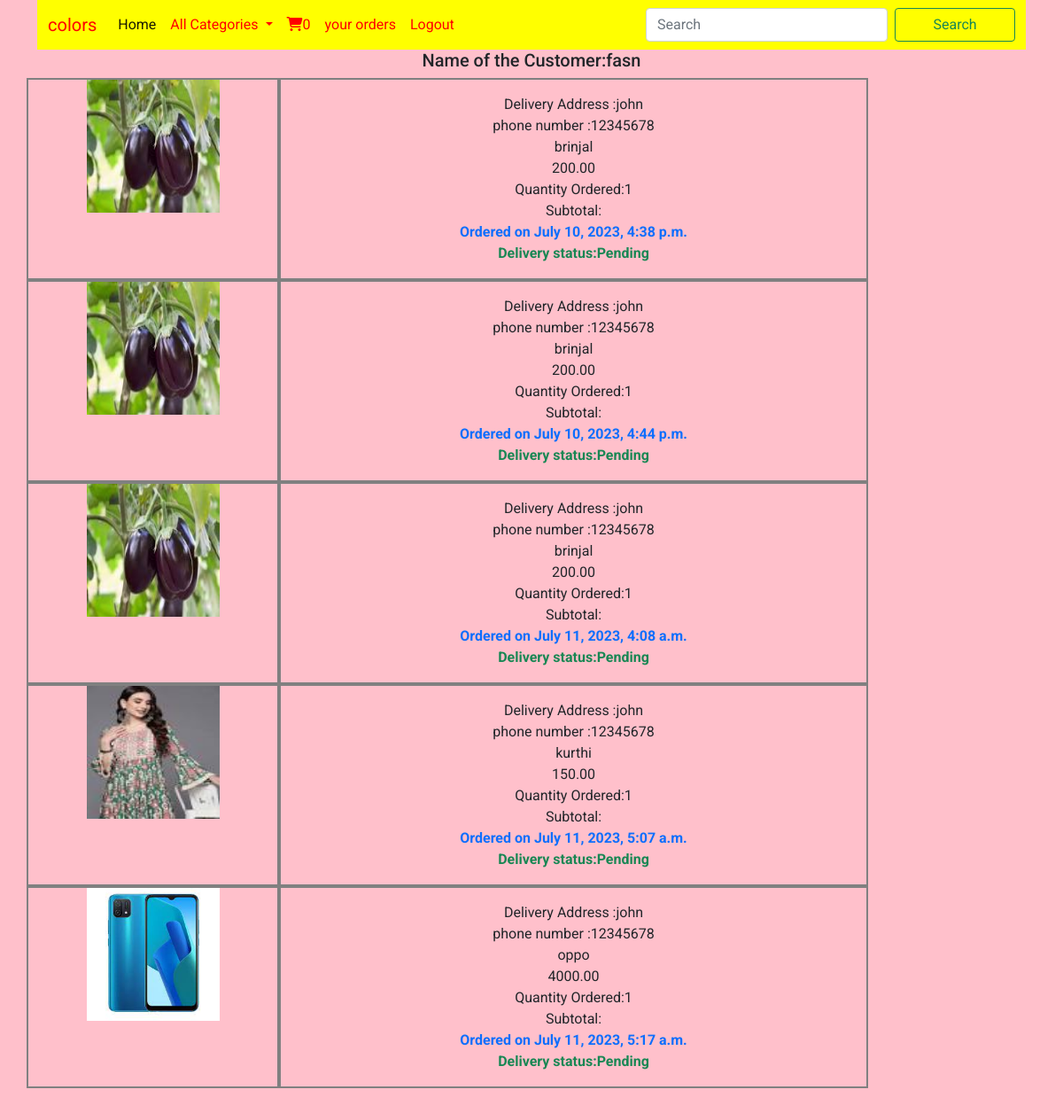
/cart/orderview (signed in), run on the app's committed database.
### cart/models.py (models this page shows, shortened)
class Order(models.Model):
    user=models.ForeignKey(User,on_delete=models.CASCADE)
    products=models.ForeignKey(Product,on_delete=models.CASCADE)
    address=models.TextField()
    phone=models.CharField(max_length=100)
    order_status=models.CharField(max_length=30,default="Pending")
    delivery_status=models.CharField(max_length=30,default="Pending")
    noofitems=models.IntegerField()
    date_added=models.DateTimeField(auto_now_add=True)

### shop/models.py (models this page shows, shortened)
class Product(models.Model):
    name=models.CharField(max_length=250,unique=True)
    slug = models.SlugField(max_length=250, unique=True)
    description = models.TextField(blank=True)
    price=models.DecimalField(max_digits=10,decimal_places=2)
    category=models.ForeignKey(Category,on_delete=models.CASCADE)
    image=models.ImageField(upload_to='image/products',null=True,blank=True)
    stock=models.IntegerField()
    available=models.BooleanField(default=True)
    created=models.DateTimeField(auto_now_add=True)
    updated=models.DateTimeField(auto_now=True)

### cart/views.py (the view)
# urls.py: path('orderview',views.orderview,name="orderview")
@login_required
def orderview(request):
    u=request.user
    o=Order.objects.filter(user=u,order_status="paid")
    return render(request,'orderview.html',{'o':o ,'name':u.username})

### cart/context_processors.py (called while the page is built)
def counter(request):
    item_count=0
    if request.user.is_authenticated:
        user=request.user
        try:
            cart=Cart.objects.filter(user=user)
            for i in cart:
                item_count+=i.quantity
        except:
            item_count=0
    return {'item_count':item_count}

### shop/context_processors.py (called while the page is built)
def menu_links(request):
    links=Category.objects.all()
    return{'links':links}

### templates/orderview.html
{% extends 'base.html' %}
{% load static %}
{% block content %}
<div class="container" style="margin-bottom:100px">
    <div class="row">
        <h5 class="text-center">Name of the Customer:{{name}}</h5>
        {% for i in o %}
        <div class="col-sm-3" style="border:2px solid gray">
            <center><img src="{{i.products.image.url}}" height="150px" width="150px"></center>
        </div>
        <div class="col-sm-7 py-3 text-center" style="border:2px solid gray">
            Delivery Address :{{i.address}}<br>
            phone number :{{i.phone}}<br>
            {{i.products.name}}<br>
            {{i.products.price}}<br>
            Quantity Ordered:{{i.noofitems}}<br>
            Subtotal:{{i.subtotal}}<br>
            <strong class="text-primary">Ordered on {{i.date_added}}</strong><br>
            <strong class="text-success">Delivery status:{{i.delivery_status}}</strong>
        </div>
        {% endfor %}
    </div>
</div>
{% endblock %}

### templates/base.html (shortened to what this page needs)
<!DOCTYPE html>
{% load static %}
<html lang="en" xmlns="http://www.w3.org/1999/html">
<head>
    <link href="https://cdn.jsdelivr.net/npm/bootstrap@5.0.2/dist/css/bootstrap.min.css" rel="stylesheet">
    <link rel="stylesheet" href="{% static 'css/custom.css' %}">
  <link rel="stylesheet" href="https://cdnjs.cloudflare.com/ajax/libs/font-awesome/6.4.0/css/all.min.css">
</head>
<body>
<header>
  <div class="container">
<nav class="navbar navbar-expand-lg navbar-light bg-light">
  <div class="container-fluid">
    <a class="navbar-brand" href="#">colors</a>
    <div class="collapse navbar-collapse" id="navbarSupportedContent">
      <ul class="navbar-nav me-auto mb-2 mb-lg-0">
        <li class="nav-item">
          <a class="nav-link active" aria-current="page" href="{% url 'shop:allprodcat' %}">Home</a>
        </li>
        <li class="nav-item dropdown">
          <a class="nav-link dropdown-toggle" href="#" id="navbarDropdown" role="button" data-bs-toggle="dropdown" aria-expanded="false">
            All Categories
          </a>
        </li>
         {% if user.is_authenticated %}
          <li class="nav-item">
          <a class="nav-link" href="{%url 'cart:cartview' %}"><i class="fa-solid fa-cart-shopping"></i>{{item_count}}</a>
        </li>
          <li class="nav-item">
          <a class="nav-link" href="{%url 'cart:orderview' %}">your orders</a>
        </li>
         <li class="nav-item">
          <a class="nav-link" href="{%url 'shop:logout' %}">Logout</a>
        </li>
          {% endif %}
      </ul>
      <form  method="POST"  class="d-flex" action="{% url 'search:searchresult'%}">
        <input class="form-control me-2" type="search" name="q" placeholder="Search" aria-label="Search">
        <button class="btn btn-outline-success" type="submit">Search</button>
      </form>
    </div>
  </div>
</nav>
  </div>
</header>
{% block content %}
{% endblock %}
</body>
</html>

### static/css/custom.css (style rules this page uses)
body { background-color:pink; font-family: 'Roboto', sans-serif; }
.navbar-light .navbar-brand ,.navbar-light .navbar-nav .nav-link { color: rgb(255,0,0); }
.bg-light { background-color: yellow!important; }
.btn { width:200px; }

### data on the page
Order: products.image (picture), address "john", phone "12345678", products.name "brinjal", products.price "200.00", noofitems "1", date_added "July 10, 2023, 4:38 p.m.", delivery_status "Pending"
Order: products.image (picture), address "john", phone "12345678", products.name "brinjal", products.price "200.00", noofitems "1", date_added "July 10, 2023, 4:44 p.m.", delivery_status "Pending"
Order: products.image (picture), address "john", phone "12345678", products.name "brinjal", products.price "200.00", noofitems "1", date_added "July 11, 2023, 4:08 a.m.", delivery_status "Pending"
Order: products.image (picture), address "john", phone "12345678", products.name "kurthi", products.price "150.00", noofitems "1", date_added "July 11, 2023, 5:07 a.m.", delivery_status "Pending"
Order: products.image (picture), address "john", phone "12345678", products.name "oppo", products.price "4000.00", noofitems "1", date_added "July 11, 2023, 5:17 a.m.", delivery_status "Pending"

### other printed values
{{ item_count }} "0"
{{ name }} "fasn"
